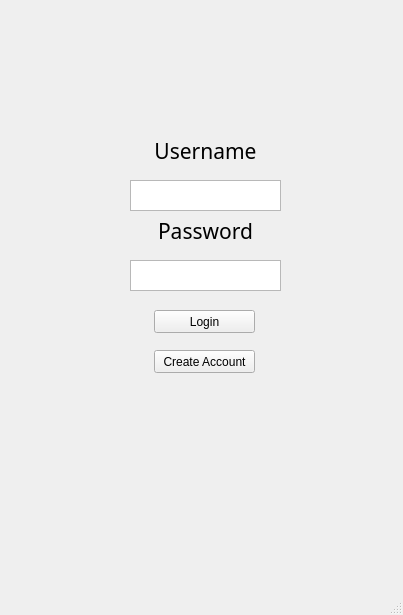
<?xml version="1.0" encoding="UTF-8"?>
<ui version="4.0">
 <class>MainWindow</class>
 <widget class="QMainWindow" name="MainWindow">
  <property name="geometry">
   <rect>
    <x>0</x>
    <y>0</y>
    <width>403</width>
    <height>615</height>
   </rect>
  </property>
  <property name="windowTitle">
   <string>MainWindow</string>
  </property>
  <property name="unifiedTitleAndToolBarOnMac">
   <bool>false</bool>
  </property>
  <widget class="QWidget" name="centralwidget">
   <widget class="QTextEdit" name="username_textbox">
    <property name="geometry">
     <rect>
      <x>130</x>
      <y>180</y>
      <width>151</width>
      <height>31</height>
     </rect>
    </property>
   </widget>
   <widget class="QTextEdit" name="password_textbox">
    <property name="geometry">
     <rect>
      <x>130</x>
      <y>260</y>
      <width>151</width>
      <height>31</height>
     </rect>
    </property>
   </widget>
   <widget class="QLabel" name="username_label">
    <property name="geometry">
     <rect>
      <x>130</x>
      <y>130</y>
      <width>151</width>
      <height>41</height>
     </rect>
    </property>
    <property name="font">
     <font>
      <family>Onyx</family>
      <pointsize>16</pointsize>
     </font>
    </property>
    <property name="layoutDirection">
     <enum>Qt::LeftToRight</enum>
    </property>
    <property name="text">
     <string>Username</string>
    </property>
    <property name="alignment">
     <set>Qt::AlignCenter</set>
    </property>
   </widget>
   <widget class="QLabel" name="password_label">
    <property name="geometry">
     <rect>
      <x>130</x>
      <y>210</y>
      <width>151</width>
      <height>41</height>
     </rect>
    </property>
    <property name="font">
     <font>
      <family>Onyx</family>
      <pointsize>16</pointsize>
     </font>
    </property>
    <property name="layoutDirection">
     <enum>Qt::LeftToRight</enum>
    </property>
    <property name="text">
     <string>Password</string>
    </property>
    <property name="alignment">
     <set>Qt::AlignCenter</set>
    </property>
   </widget>
   <widget class="QPushButton" name="login_button">
    <property name="geometry">
     <rect>
      <x>154</x>
      <y>310</y>
      <width>101</width>
      <height>23</height>
     </rect>
    </property>
    <property name="text">
     <string>Login</string>
    </property>
   </widget>
   <widget class="QLabel" name="label">
    <property name="geometry">
     <rect>
      <x>60</x>
      <y>440</y>
      <width>291</width>
      <height>151</height>
     </rect>
    </property>
    <property name="text">
     <string/>
    </property>
    <property name="pixmap">
     <pixmap>../images/login_shaq.png</pixmap>
    </property>
    <property name="scaledContents">
     <bool>true</bool>
    </property>
   </widget>
   <widget class="QLabel" name="failure_notif">
    <property name="geometry">
     <rect>
      <x>130</x>
      <y>390</y>
      <width>151</width>
      <height>31</height>
     </rect>
    </property>
    <property name="text">
     <string/>
    </property>
    <property name="alignment">
     <set>Qt::AlignCenter</set>
    </property>
   </widget>
   <widget class="QPushButton" name="create_account_button">
    <property name="geometry">
     <rect>
      <x>154</x>
      <y>350</y>
      <width>101</width>
      <height>23</height>
     </rect>
    </property>
    <property name="text">
     <string>Create Account</string>
    </property>
   </widget>
  </widget>
  <widget class="QStatusBar" name="statusbar"/>
 </widget>
 <resources/>
 <connections/>
</ui>
